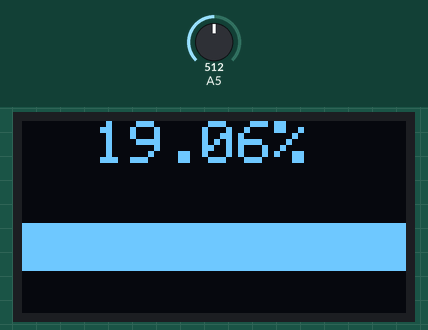
A sketch run on a simulated Arduino Uno, built with avr-gcc and run on an emulated ATmega328P. Parts: 128×64 one-colour display. The inputs (shaded band) are chosen by the test bench; at power-on: A5 = 512. What the sketch prints to the serial monitor is not drawn.

Above: at 1.2 s.
1.3 s: A5 set to 420
At 2.5 s:
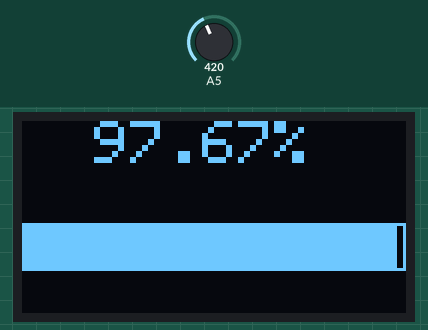
3.1 s: A5 set to 440
At 4.6 s:
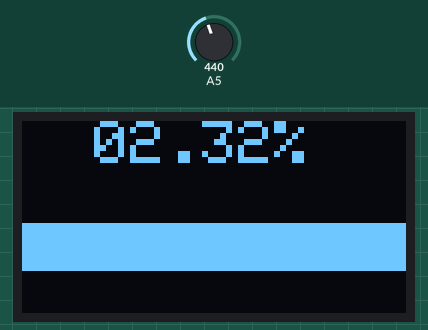
4.9 s: A5 set to 511
At 6.1 s:
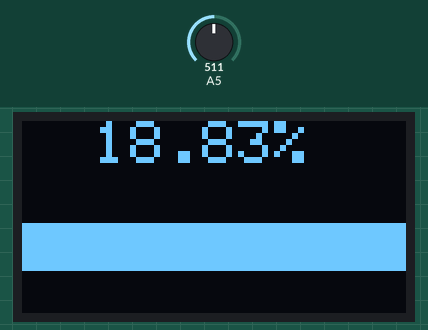
Timing chart, 0 to 7.9 s (numbered marks = the images above; inputs shaded):
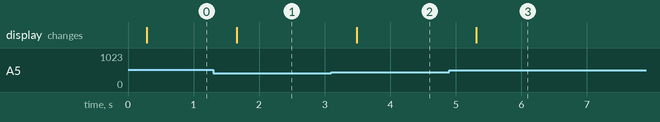

The sketch:

SoilMontor.ino
```cpp
#include <SPI.h>
#include <Wire.h>
#include <Adafruit_GFX.h>
#include <Adafruit_SH1106.h>

#define MAX_INPUT 430

#define OLED_RESET 4
Adafruit_SH1106 display(OLED_RESET);

void setup() {
  // put your setup code here, to run once:
  Serial.begin(9600);

  // by default, we'll generate the high voltage from the 3.3v line internally! (neat!)
  display.begin(SH1106_SWITCHCAPVCC, 0x3C);  // initialize with the I2C addr 0x3D (for the 128x64)
  // init done

  // Clear the buffer.
  display.clearDisplay();
  display.display();
}

// 12 34
void printHumidity(int percent) {
  Serial.println(percent);

  display.setTextSize(2);
  display.setTextColor(WHITE);
  display.setCursor(0,0);

  display.write(' ');
  display.write(' ');

  char c = (percent / 1000) % 10;
  display.write(c + '0');
  c = (percent / 100) % 10;
  display.write(c + '0');

  display.write('.');

  c = (percent / 10) % 10;
  display.write(c + '0');
  c = (percent % 10);
  display.write(c + '0');

  display.write('%');
  display.println();
}

void drawHumidity(int percent) {

  display.drawRect(0, 34, 128, 16, WHITE);
  display.fillRect(0, 34, percent, 16, WHITE);
}

void loop() {
  // put your main code here, to run repeatedly:
  uint32_t input = analogRead(5);

  Serial.print("Moisture Sensor Value:");
  Serial.println(input);
  delay(200);

  display.clearDisplay();
  printHumidity(input * 10000 / MAX_INPUT);
  drawHumidity(input * 128 / MAX_INPUT);
  display.display();
}
```

Measured:
- after the input at 1.3 s, the display: changes after 0.36 s (image 1)
- after the input at 3.1 s, the display: changes after 0.39 s (image 2)
- after the input at 4.9 s, the display: changes after 0.41 s (image 3)
